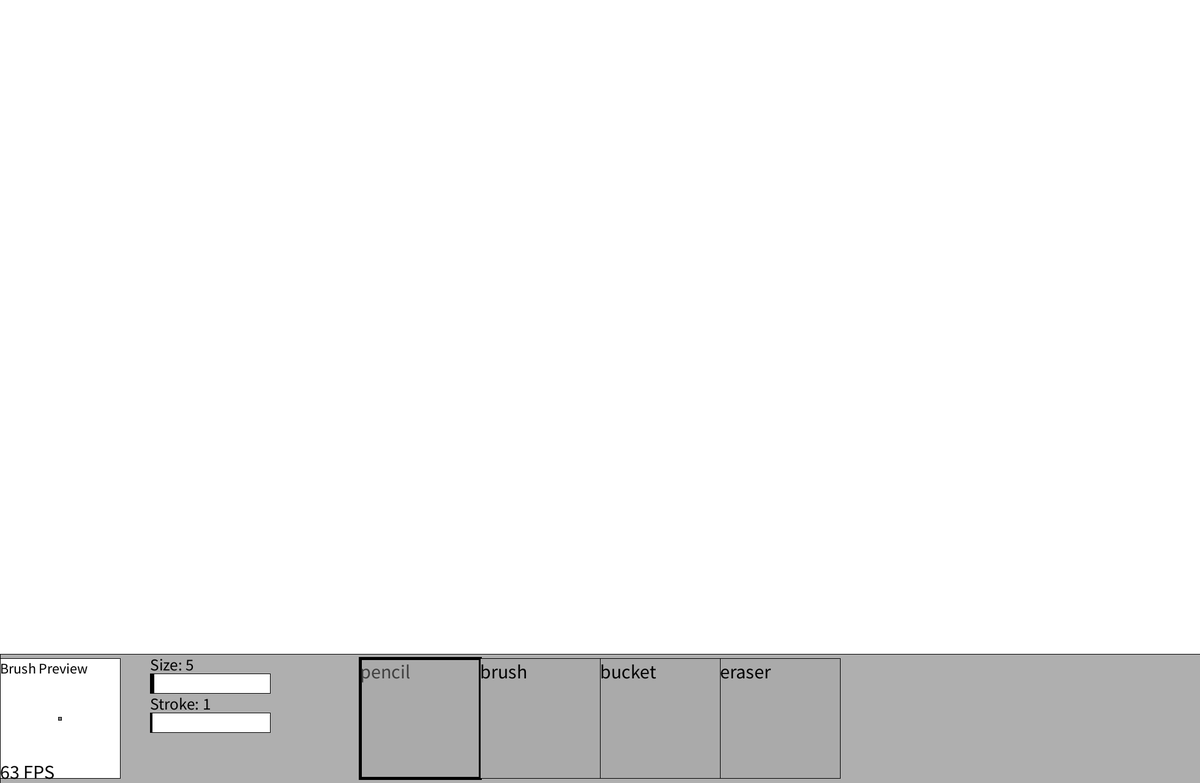
Frame 1 (no input)
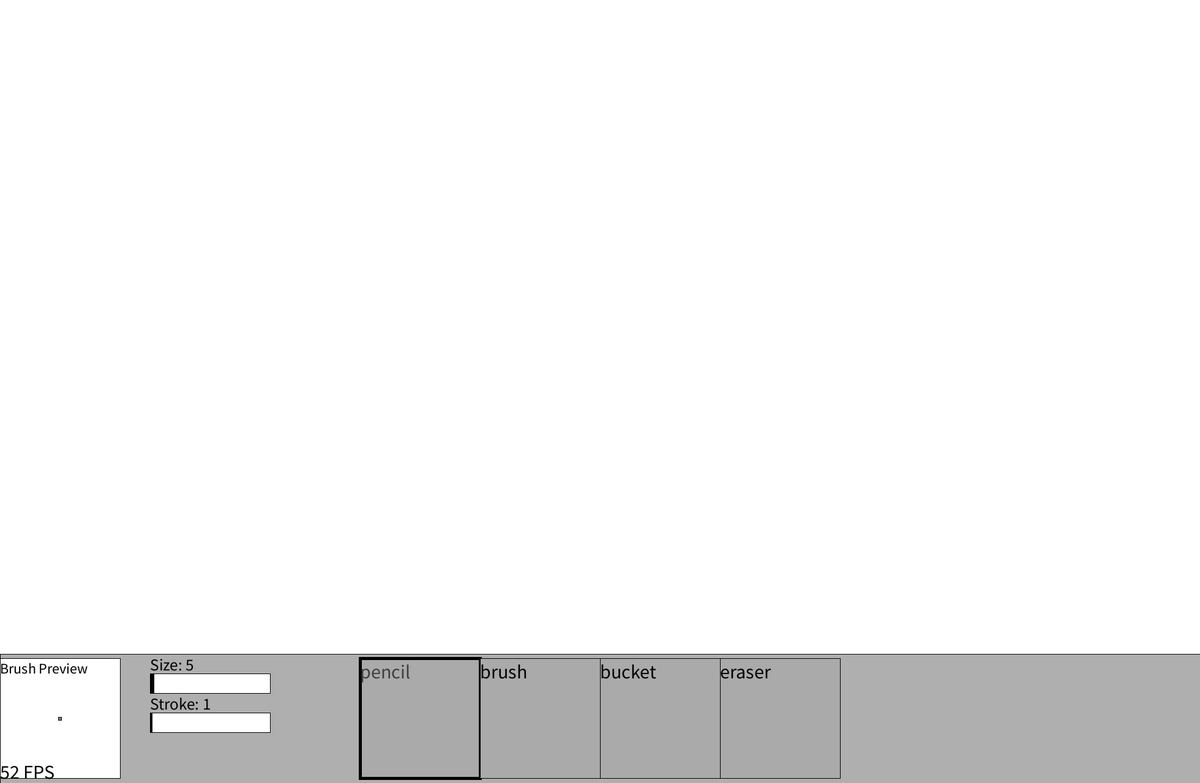
Frame 60 (the mouse pressed at the canvas centre just before this capture)
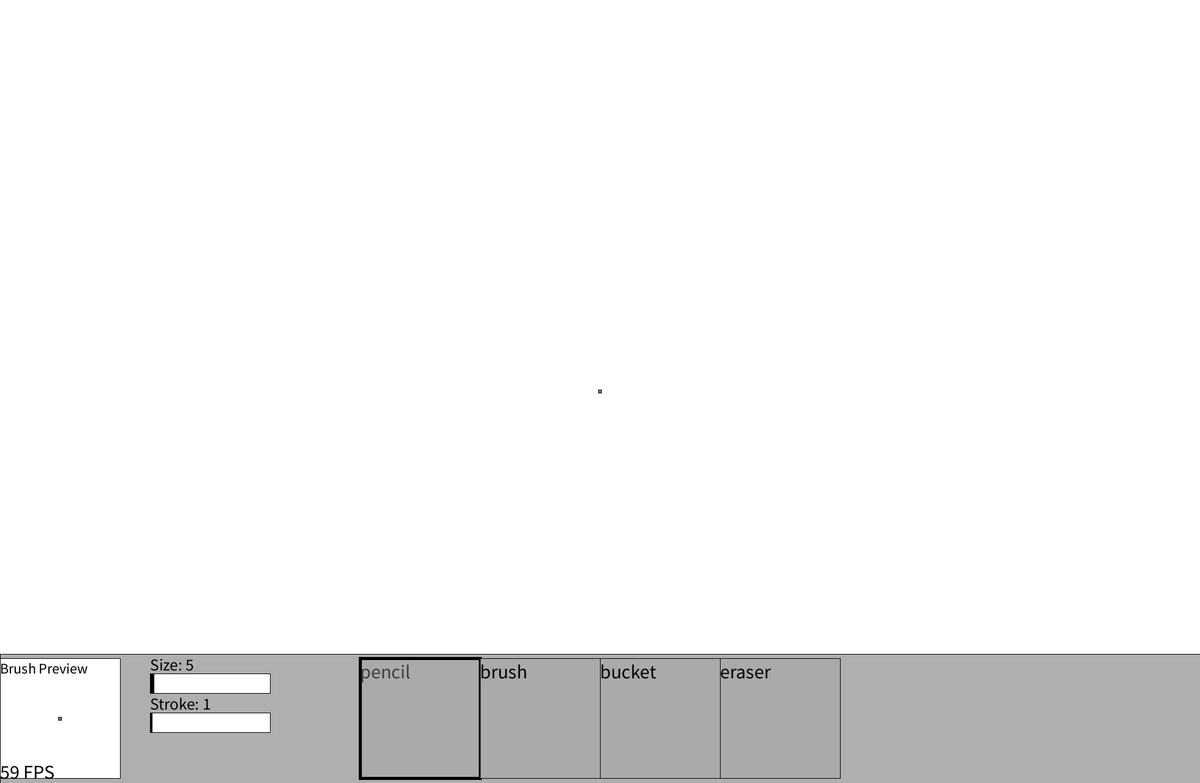
Frame 120 (the mouse held since frame 60 and released just before this capture)

The Processing sketch that drew these frames (run headless with seeded random() and noise(); from frame 60 on, the mouse is pressed at the canvas centre):

// Processing sketch: Assignment1
// ── Assignment1.pde
final float bottomOffset = height * 0.075;
float iconSize = 10;
float iconY = 0;
final float toolbarTextSize = 32;
String activeName;
float toolbarBackgroundShade = 175;
float toolbarY = 0;
float maxBrushSize = 30;
float taperedBrushSize = 0;
color backgroundColor = color(255);

class ToolbarIcon {
  private String name;
  private float x = 0;
  private float y = 0;

  public ToolbarIcon (String inputName) {
    this.name = inputName;
  }

  void draw () {
    this.changeActiveTool();
    strokeWeight(this.isActiveTool() ? 5 : 1);
    fill(this.mouseIsInIcon() ? (255 * 4/5) : (255 * 2/3));
    rectMode(CORNER);
    rect(this.x, this.y, iconSize, iconSize);

    textSize(toolbarTextSize);
    fill(this.isActiveTool() ? (255 / 4) : 0);
    text(this.name, this.x, this.y + toolbarTextSize);
  }

  void draw (float inputX, float inputY) {
    this.x = inputX;
    this.y = inputY;
    this.draw();
  }

  boolean mouseIsInIcon () {
    return (mouseX >= this.x && mouseX <= (this.x + iconSize))
      && (mouseY >= this.y && mouseY <= (this.y + iconSize));
  }

  boolean isActiveTool () {
    return activeName == this.name;
  }

  void changeActiveTool () {
    if (mousePressed && this.mouseIsInIcon()) {
      activeName = this.name;
    }
  }
}

class Cursor {
  private float size = 5;
  private float strokeWeight = 1;
  private color paintColor = color(255/2);

  public Cursor () {}

  void draw () {
    this.draw(mouseX, mouseY);
  }

  void draw (float x, float y) {
    stroke(0);
    fill(paintColor);
    strokeWeight(strokeWeight);
    switch (activeName) {
      case "bucket":
        rectMode(CORNER);
        stroke(paintColor);
        strokeWeight(0);
        rect(0, 0, width, toolbarY);
        break;
      case "brush":
        ellipseMode(CENTER);
        ellipse(x, y, size, size);
        taperedBrushSize = size;
        break;
      case "eraser":
        fill(backgroundColor);
        strokeWeight(0);
        stroke(backgroundColor);
      case "pencil":
      default :
        rectMode(CENTER);
        rect(x, y, size, size);
    }
  }

  void setSize (float newValue) {
    this.size = newValue;
  }

  void setStrokeWeight (float weight) {
    this.strokeWeight = weight;
  }
}

class Slider {
  private float maxValue = 100.0;
  private float minValue = 0.0;
  private float currentValue = 0.0;
  private String name = "Slider";
  private float maxWidth = 50;
  private float x = 0;
  private float y = 0;

  public Slider (float min, float max, float width, String inputName) {
    this.minValue = min;
    this.maxValue = max;
    this.maxWidth = width;
    this.name = inputName;
    this.currentValue = this.minValue;
  }

  void draw (float inputX, float inputY) {
    this.x = inputX;
    this.y = inputY;
    textSize(toolbarTextSize * 0.85);
    fill(0);
    stroke(0);
    strokeWeight(1);
    String label = this.name.concat(": ");
    text(label.concat(String.valueOf(Math.round(this.getCurrentValue()))), this.x, this.y - (toolbarTextSize * 0.15));
    rectMode(CORNER);
    fill(255);
    rect(this.x, this.y, this.maxWidth, toolbarTextSize);

    fill(0);
    rect(this.x, this.y, this.maxWidth * this.getCurrentRatio(), toolbarTextSize);

    if (mousePressed && this.mouseIsInSlider()) {
      this.setValueBasedOnMouse();
    }
  }

  boolean mouseIsInSlider () {
    return (mouseX >= this.x && mouseX <= this.x + this.maxWidth)
      && (mouseY >= this.y && mouseY <= this.y + toolbarTextSize);
  }

  void setValueBasedOnMouse () {
    float distFromZero = mouseX - this.x;
    float ratio = distFromZero / this.maxWidth;
    this.setCurrentValue(ratio * this.maxValue);
  }

  void setCurrentValue (float newValue) {
    if (newValue >= this.maxValue) {
      this.currentValue = this.maxValue;
    } else if (newValue <= this.minValue) {
      this.currentValue = this.minValue;
    } else {
      this.currentValue = newValue;
    }
  }

  float getCurrentRatio () { // range: 0 - 1
    return this.currentValue / this.maxValue;
  }

  float getCurrentValue () {
    return currentValue;
  }
}

String[] toolbarIconNames = {"pencil", "brush", "bucket", "eraser"};
ToolbarIcon[] setupToolbarIcons (String[] iconInfo) {
  ToolbarIcon[] icons = new ToolbarIcon[iconInfo.length];
  for (int i = 0; i < iconInfo.length; ++i) {
    icons[i] = new ToolbarIcon(iconInfo[i]);
  }
  return icons;
}
ToolbarIcon[] toolbarIcons;

Cursor cursor;
Slider sizeSlider;
Slider strokeWidthSlider;

void setup () {
  size(1960, 1280);
  background(backgroundColor);
  iconSize = width * 0.1;
  activeName = toolbarIconNames[0];
  toolbarY = height - 2 * bottomOffset - iconSize;
  maxBrushSize = iconSize * 0.75;
  iconY = height - bottomOffset - iconSize;

  toolbarIcons = setupToolbarIcons(toolbarIconNames);
  cursor = new Cursor();

  sizeSlider = new Slider(1, iconSize * 0.75, iconSize, "Size");
  sizeSlider.setCurrentValue(5);

  strokeWidthSlider = new Slider(0, 50, iconSize, "Stroke");
  strokeWidthSlider.setCurrentValue(1);
}

void drawIconBar () {
  final float leftOffset = (width/2) - (toolbarIconNames.length * iconSize/2); // centered icon bar
  for (int i = 0; i < toolbarIcons.length; ++i) {
    // coords are top left of icon bar
    float x = leftOffset + (i * iconSize);
    toolbarIcons[i].draw(x, iconY);
  }
}

void drawFpsIndicator () {
  textSize(toolbarTextSize);
  fill(0);
  text(String.valueOf(Math.round(frameRate)).concat(" FPS"), 0, height - bottomOffset);
}

void drawBrushPreview () {
  rectMode(CORNER);
  fill(255);
  rect(0, iconY, iconSize, iconSize);
  if (activeName == "bucket") {
    activeName = "pencil";
    cursor.draw(iconSize / 2, iconY + iconSize / 2);
    activeName = "bucket";
  }else if (activeName != "brush") {
    cursor.draw(iconSize / 2, iconY + iconSize / 2);
  } else {
    float oldTaper = taperedBrushSize;
    cursor.setSize(sizeSlider.getCurrentValue());
    cursor.draw(iconSize / 2, iconY + iconSize / 2);
    taperedBrushSize = oldTaper;
  }

  final float labelTextSize = toolbarTextSize * 0.75;
  textSize(labelTextSize);
  fill(0);
  text("Brush Preview", 0, iconY + labelTextSize);
}

void drawSliders () {
  sizeSlider.draw(iconSize * 1.25, toolbarY + toolbarTextSize);
  strokeWidthSlider.draw(iconSize * 1.25, toolbarY + toolbarTextSize * 3);
}

void drawToolbar () {
  stroke(0);
  strokeWeight(1);
  fill(toolbarBackgroundShade);
  rectMode(CORNER);
  rect(0, toolbarY, width, iconSize + 2 * bottomOffset);

  drawBrushPreview();

  stroke(0);
  strokeWeight(1);
  drawFpsIndicator();
  drawIconBar();
  drawSliders();
}

boolean mouseIsInToolbar () {
  return mouseY >= toolbarY;
}

void draw () {
  if (!mouseIsInToolbar()) {
    if (mousePressed) {
      cursor.draw();
    } else if (activeName == "brush" && !mousePressed && taperedBrushSize > 0) {
      cursor.setSize(taperedBrushSize);
      cursor.draw();
      taperedBrushSize -= taperedBrushSize * 0.25;
      if (taperedBrushSize < 5) {
        taperedBrushSize = 0; // prevent super small trailing dots
      }
    }
  }
  drawToolbar();

  cursor.setSize(sizeSlider.getCurrentValue());
  cursor.setStrokeWeight(strokeWidthSlider.getCurrentValue());
}
